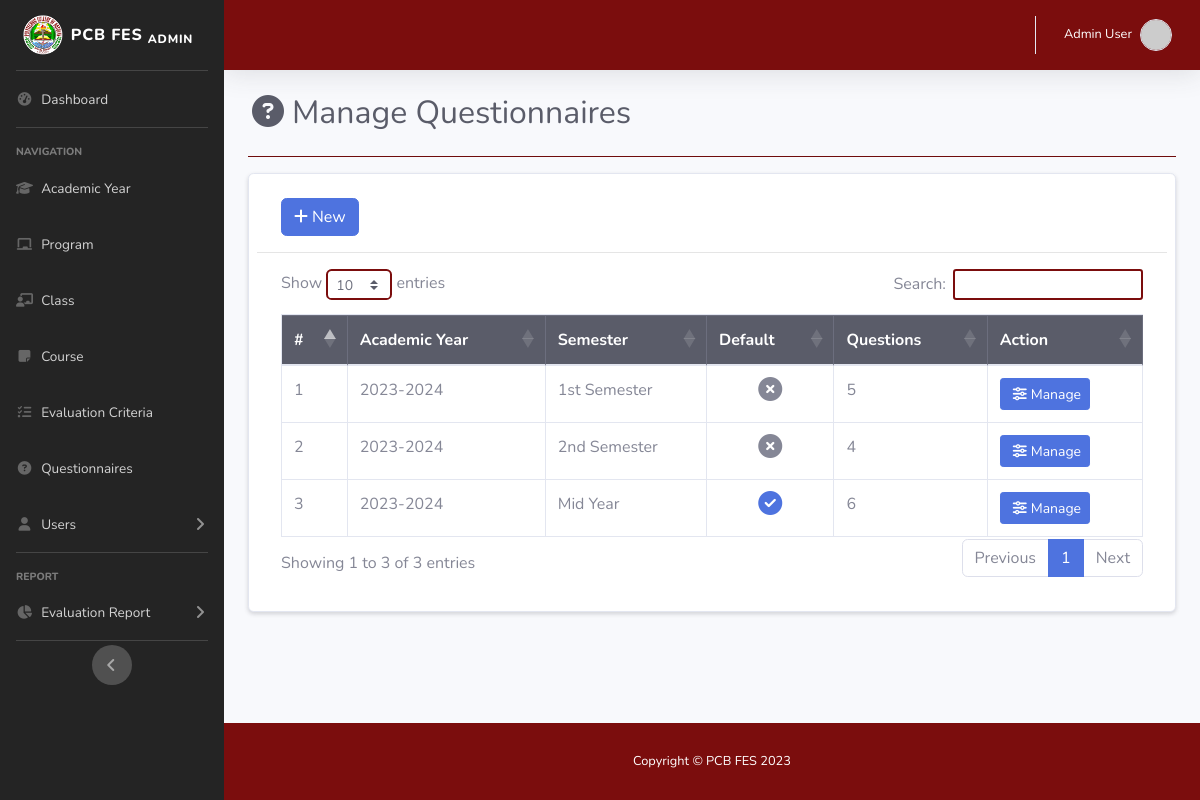
Before: /admin/questionnaire.php (signed in) with the older database file.
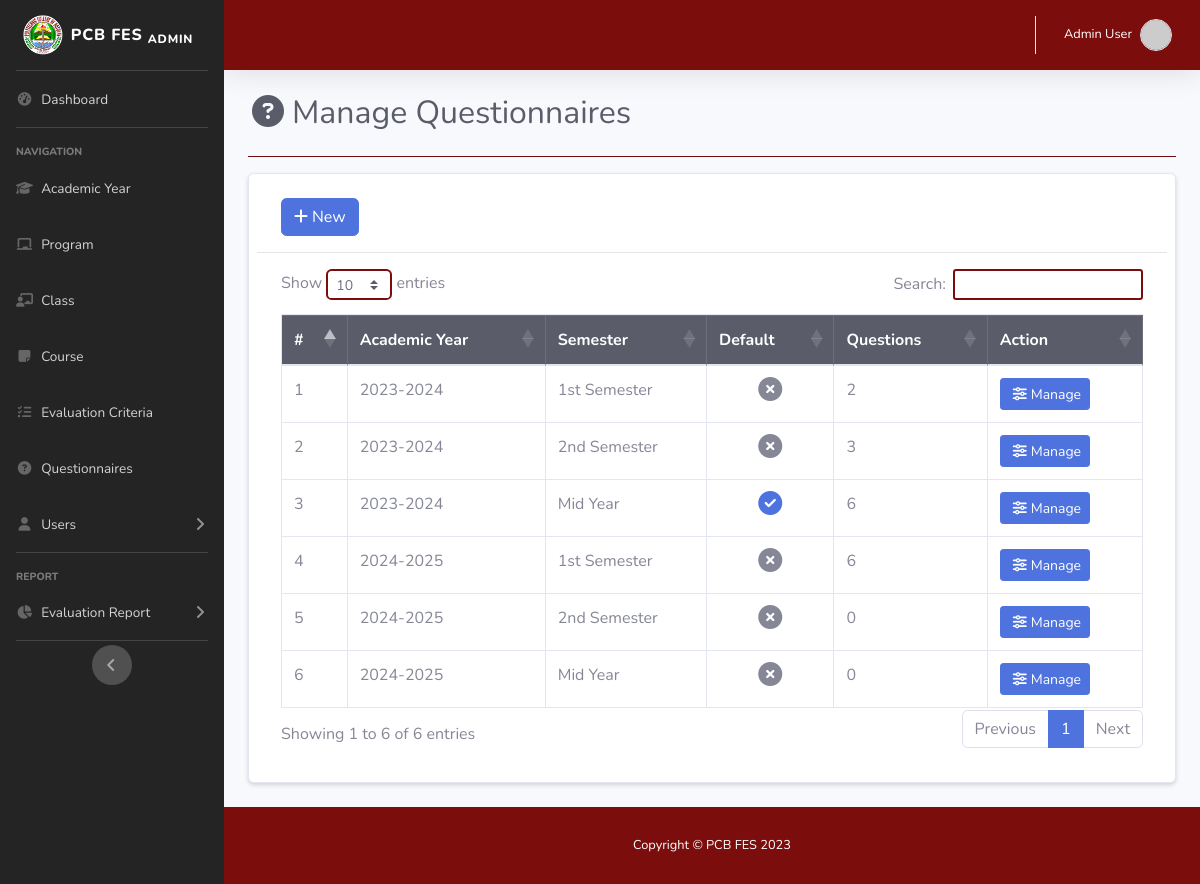
After: the same page with the newer database file.
### tables this page shows
CREATE TABLE `acad_yr_tbl` (
  `acad_id` int(11) NOT NULL,
  `year_start` year(4) NOT NULL,
  `year_end` year(4) NOT NULL,
  `semester` int(11) NOT NULL,
  `status` varchar(50) NOT NULL,
  `is_default` varchar(5) NOT NULL
);

### admin/questionnaire.php (the view, shortened to what this page needs)
<!DOCTYPE html>
<html lang="en">
<head>
    <link rel="stylesheet" href="https://stackpath.bootstrapcdn.com/bootstrap/4.2.1/css/bootstrap.min.css">
    <link rel="stylesheet" href="https://cdn.datatables.net/1.10.18/css/dataTables.bootstrap4.min.css">
    <link href="../assets/vendor/fontawesome-free/css/all.min.css" rel="stylesheet" type="text/css">
    <link href="../assets/css/sb-admin-2.min.css" rel="stylesheet">
    <link href="../assets/css/custom.css" rel="stylesheet">
    <link rel="stylesheet" href="https://cdn.jsdelivr.net/npm/@sweetalert2/theme-borderless@5/borderless.css" />
</head>
<body id="page-top">
    <div id="wrapper">
            <?php include 'sidebar.php'; ?>
        <div id="content-wrapper" class="d-flex flex-column">
            <div id="content">
                    <?php include 'topbar.php'; ?>
                <div class="container-fluid justify-content-center">
                    <div class="d-sm-flex align-items-center justify-content-between mb-4">
                        <h1 class="h2 mb-0 text-gray-800"> <i class="fas fa-fw fa-question-circle mr-1"></i>Manage Questionnaires</h1>
                    </div>
                    <hr class="mb-3 bg-white1">
<div class="container card p-2 mb-4 shadow-sm">
    <div class="row">
        <div class="col-12 col-md-12">
            <div class="container mb-3 mt-3">
                <a href="#addnew" data-toggle="modal" class="btn btn-primary"><i class="fa-solid fa-plus mr-1"></i>New</a>
            </div>
            <hr>
            <div class="container mb-4">
                <table id="myTable" class="table table-bordered nowrap" style="width:100%">
                    <thead class="table-dark">
                        <th>#</th>
                        <th>Academic Year</th>
                        <th>Semester</th>
                        <th>Default</th>
                        <th>Questions</th>
                        <th>Action</th>
                    </thead>
                    <tbody>
                        <?php
                            require '../db/dbconn.php';
                            $sql = "SELECT * FROM acad_yr_tbl ORDER BY year_start ASC";
                            $num = 1;
                            $query = mysqli_query($conn, $sql);
                            while($row = mysqli_fetch_assoc($query)){
                                if ($row['semester'] == 1) {
                                    $semester = "1st Semester";
                                } else if ($row['semester'] == 2){
                                    $semester = "2nd Semester";
                                } else{
                                    $semester = "Mid Year";
                                }
                                if ($row['is_default'] == "yes") {
                                    $is_default = "<div class='row'><div class='col text-center'><i class='fa-solid fa-circle-check text-primary fa-xl'></i></div></div>";
                                } else{
                                    $is_default = "<div class='row'><div class='col text-center'><i class='fa-solid fa-circle-xmark fa-xl'></i></div></div>";
                                }
                                $acad_id = $row['acad_id'];
                                $sql2 = "SELECT * FROM question_tbl WHERE acad_id = '$acad_id'";
                                $query2 = mysqli_query($conn, $sql2);
                                $questionCount = mysqli_num_rows($query2);
                                echo
                                "<tr>
                                    <td>".$num."</td>
                                    <td>".$row['year_start']. "-" .$row['year_end']."</td>
                                    <td>".$semester."</td>
                                    <td>".$is_default."</td>
                                    <td>".$questionCount."</td>
                                    <td>
                                        <a href='question.php?acad_id=".$row['acad_id']."' class='btn btn-primary btn-sm' data-toggle='modal'><i class='fa fa-sliders m-1'></i>Manage</a>
                                    </td>
                                </tr>";
                            $num++;}
                        ?>
                    </tbody>
                </table>
            </div>
        </div>
    </div>
</div>
                </div>
            </div>
            <?php include 'footer.php'; ?>
        </div>
    </div>
</body>
</html>

Changed rows visible on the page:
computed for acad_yr_tbl (number 1 of 6 on the later page): questionCount "5" → "2"
computed for acad_yr_tbl (number 2 of 6 on the later page): questionCount "4" → "3"
added acad_yr_tbl: year_start "2024", year_end "2025", semester "1st Semester", is_default "no" (drawn), questionCount "6"
added acad_yr_tbl: year_start "2024", year_end "2025", semester "2nd Semester", is_default "no" (drawn), questionCount "0"
added acad_yr_tbl: year_start "2024", year_end "2025", semester "Mid Year", is_default "no" (drawn), questionCount "0"
Other visible differences:
text written by a page script: "Show entries Search: Showing 1 to 3 of 3 entries Previous 1 Next" → "Show entries Search: Showing 1 to 6 of 6 entries Previous 1 Next"
